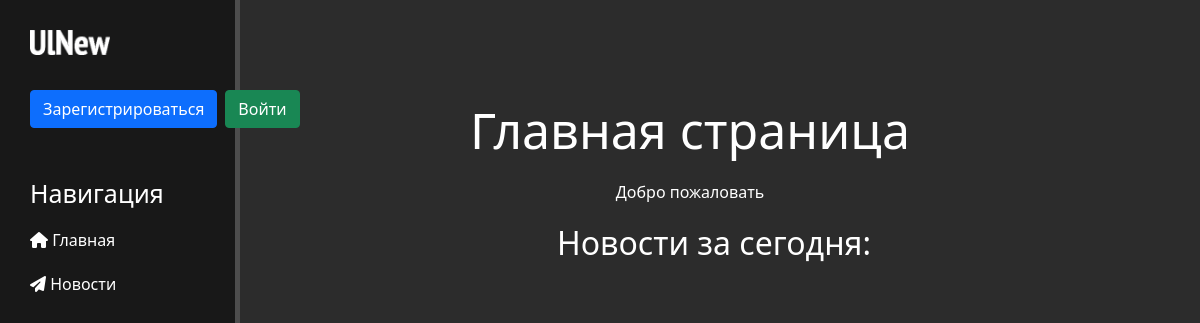
The page /news/ on the database as committed earlier.
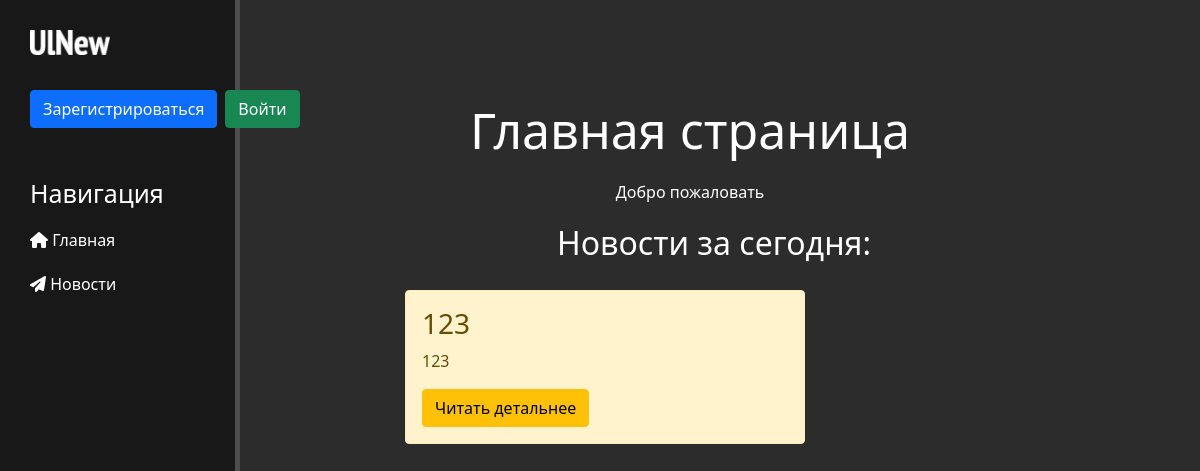
The same page on the database as committed later.
### news/models.py (models this page shows, shortened)
class Articles(models.Model):
    title = models.CharField('Название', max_length=100)
    anons = models.CharField('Анонс', max_length=100)
    full_text = models.TextField('Статья')
    date = models.DateTimeField('Дата публикации')
    image = models.ImageField('Изображение', upload_to='news_images/', null=True, blank=True)
    category = models.ForeignKey(Category, on_delete=models.CASCADE, verbose_name='Категория', null=True)
    class Meta:
        verbose_name = 'Новость'
        verbose_name_plural = 'Новости'

### news/views.py (the view)
# urls.py: path('', views.index, name='home'),
def index(request):
    today = timezone.now().date()
    news = Articles.objects.filter(date__gte=today)
    return render(request, 'news/index.html', {'news': news})

### news/templates/news/index.html (shortened to what this page needs)
{% extends 'main/layout.html' %}
{% block content %}
    <div class="features">
        <h1>Главная страница</h1>
        <p>Добро пожаловать {{ user.username }}</p>
    </div>
    <div class="container-fluid">
        <h2 class="text-white text-center">Новости за сегодня:</h2>
        <div class="row">
            {% for el in news %}
                <div class="col-md-6">
                    <div class="alert alert-warning mb-4">
                        <h3>{{ el.title }}</h3>
                        <p>{{ el.anons }}</p>
                        <a href="{% url 'news-detail' el.id %}" class="btn btn-warning">Читать детальнее</a>
                    </div>
                </div>
            {% endfor %}
        </div>
    </div>
{% endblock %}

Rows that differ between the two databases and show on the page:
added Articles: title "123", anons "123"
